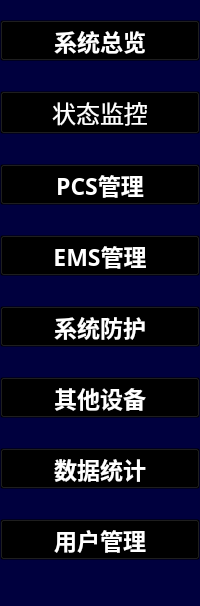
         <widget class="QWidget" name="widget_2" native="true">
          <property name="sizePolicy">
           <sizepolicy hsizetype="Preferred" vsizetype="Preferred">
            <horstretch>0</horstretch>
            <verstretch>0</verstretch>
           </sizepolicy>
          </property>
          <property name="styleSheet">
           <string notr="true">background-color: rgb(0, 0, 62);</string>
          </property>
          <layout class="QVBoxLayout" name="verticalLayout_3" stretch="10,1">
           <property name="leftMargin">
            <number>0</number>
           </property>
           <property name="topMargin">
            <number>0</number>
           </property>
           <property name="rightMargin">
            <number>0</number>
           </property>
           <property name="bottomMargin">
            <number>0</number>
           </property>
           <item>
            <layout class="QVBoxLayout" name="ButtonLayout" stretch="1,1,1,1,1,0,1,1">
             <property name="spacing">
              <number>30</number>
             </property>
             <property name="topMargin">
              <number>20</number>
             </property>
             <property name="bottomMargin">
              <number>20</number>
             </property>
             <item>
              <widget class="QToolButton" name="SystemOverviewButton">
               <property name="sizePolicy">
                <sizepolicy hsizetype="Expanding" vsizetype="Expanding">
                 <horstretch>0</horstretch>
                 <verstretch>0</verstretch>
                </sizepolicy>
               </property>
               <property name="font">
                <font>
                 <family>Agency FB</family>
                 <pointsize>17</pointsize>
                 <weight>75</weight>
                 <bold>true</bold>
                </font>
               </property>
               <property name="styleSheet">
                <string notr="true">background-color:transparent;

color: rgb(255, 255, 255);</string>
               </property>
               <property name="text">
                <string>系统总览</string>
               </property>
               <property name="icon">
                <iconset resource="res.qrc">
                 <normaloff>:/res/01.png</normaloff>
                 <normalon>:/res/01_on.png</normalon>:/res/01.png</iconset>
               </property>
               <property name="iconSize">
                <size>
                 <width>50</width>
                 <height>50</height>
                </size>
               </property>
               <property name="checkable">
                <bool>true</bool>
               </property>
               <property name="autoExclusive">
                <bool>true</bool>
               </property>
               <property name="popupMode">
                <enum>QToolButton::DelayedPopup</enum>
               </property>
               <property name="toolButtonStyle">
                <enum>Qt::ToolButtonTextBesideIcon</enum>
               </property>
               <property name="autoRaise">
                <bool>false</bool>
               </property>
              </widget>
             </item>
             <item>
              <widget class="QToolButton" name="ConditionMonitorButton">
               <property name="sizePolicy">
                <sizepolicy hsizetype="Expanding" vsizetype="Expanding">
                 <horstretch>0</horstretch>
                 <verstretch>0</verstretch>
                </sizepolicy>
               </property>
               <property name="font">
                <font>
                 <family>黑体</family>
                 <pointsize>18</pointsize>
                 <weight>50</weight>
                 <bold>false</bold>
                </font>
               </property>
               <property name="styleSheet">
                <string notr="true">background-color:transparent;
color: rgb(255, 255, 255);</string>
               </property>
               <property name="text">
                <string>状态监控</string>
               </property>
               <property name="icon">
                <iconset resource="res.qrc">
                 <normaloff>:/res/02.png</normaloff>
                 <normalon>:/res/02_on.png</normalon>:/res/02.png</iconset>
               </property>
               <property name="iconSize">
                <size>
                 <width>50</width>
                 <height>50</height>
                </size>
               </property>
               <property name="checkable">
                <bool>true</bool>
               </property>
               <property name="autoExclusive">
                <bool>true</bool>
               </property>
               <property name="toolButtonStyle">
                <enum>Qt::ToolButtonTextBesideIcon</enum>
               </property>
              </widget>
             </item>
             <item>
              <widget class="QToolButton" name="PCSManageButton">
               <property name="sizePolicy">
                <sizepolicy hsizetype="Expanding" vsizetype="Expanding">
                 <horstretch>0</horstretch>
                 <verstretch>0</verstretch>
                </sizepolicy>
               </property>
               <property name="font">
                <font>
                 <family>Agency FB</family>
                 <pointsize>17</pointsize>
                 <weight>75</weight>
                 <bold>true</bold>
                </font>
               </property>
               <property name="styleSheet">
                <string notr="true">background-color:transparent;
color: rgb(255, 255, 255);</string>
               </property>
               <property name="text">
                <string>PCS管理</string>
               </property>
               <property name="icon">
                <iconset resource="res.qrc">
                 <normaloff>:/res/03.png</normaloff>:/res/03.png</iconset>
               </property>
               <property name="iconSize">
                <size>
                 <width>50</width>
                 <height>50</height>
                </size>
               </property>
               <property name="checkable">
                <bool>true</bool>
               </property>
               <property name="autoExclusive">
                <bool>true</bool>
               </property>
               <property name="toolButtonStyle">
                <enum>Qt::ToolButtonTextBesideIcon</enum>
               </property>
              </widget>
             </item>
             <item>
              <widget class="QToolButton" name="EMSManageButton">
               <property name="sizePolicy">
                <sizepolicy hsizetype="Expanding" vsizetype="Expanding">
                 <horstretch>0</horstretch>
                 <verstretch>0</verstretch>
                </sizepolicy>
               </property>
               <property name="font">
                <font>
                 <family>Agency FB</family>
                 <pointsize>17</pointsize>
                 <weight>75</weight>
                 <bold>true</bold>
                </font>
               </property>
               <property name="styleSheet">
                <string notr="true">background-color:transparent;
color: rgb(255, 255, 255);</string>
               </property>
               <property name="text">
                <string>EMS管理</string>
               </property>
               <property name="icon">
                <iconset resource="res.qrc">
                 <normaloff>:/res/04.png</normaloff>:/res/04.png</iconset>
               </property>
               <property name="iconSize">
                <size>
                 <width>50</width>
                 <height>50</height>
                </size>
               </property>
               <property name="checkable">
                <bool>true</bool>
               </property>
               <property name="autoExclusive">
                <bool>true</bool>
               </property>
               <property name="toolButtonStyle">
                <enum>Qt::ToolButtonTextBesideIcon</enum>
               </property>
              </widget>
             </item>
             <item>
              <widget class="QToolButton" name="SystemDefenseButton">
               <property name="sizePolicy">
                <sizepolicy hsizetype="Expanding" vsizetype="Expanding">
                 <horstretch>0</horstretch>
                 <verstretch>0</verstretch>
                </sizepolicy>
               </property>
               <property name="font">
                <font>
                 <family>Agency FB</family>
                 <pointsize>17</pointsize>
                 <weight>75</weight>
                 <bold>true</bold>
                </font>
               </property>
               <property name="styleSheet">
                <string notr="true">background-color:transparent;
color: rgb(255, 255, 255);
</string>
               </property>
               <property name="text">
                <string>系统防护</string>
               </property>
               <property name="icon">
                <iconset resource="res.qrc">
                 <normaloff>:/res/05.png</normaloff>:/res/05.png</iconset>
               </property>
               <property name="iconSize">
                <size>
                 <width>50</width>
                 <height>50</height>
                </size>
               </property>
               <property name="checkable">
                <bool>true</bool>
               </property>
               <property name="autoExclusive">
                <bool>true</bool>
               </property>
               <property name="toolButtonStyle">
                <enum>Qt::ToolButtonTextBesideIcon</enum>
               </property>
              </widget>
             </item>
             <item>
              <widget class="QToolButton" name="OtherDeviceButton">
               <property name="sizePolicy">
                <sizepolicy hsizetype="Expanding" vsizetype="Expanding">
                 <horstretch>0</horstretch>
                 <verstretch>0</verstretch>
                </sizepolicy>
               </property>
               <property name="font">
                <font>
                 <family>Agency FB</family>
                 <pointsize>17</pointsize>
                 <weight>75</weight>
                 <bold>true</bold>
                </font>
               </property>
               <property name="styleSheet">
                <string notr="true">background-color:transparent;
color: rgb(255, 255, 255);</string>
               </property>
               <property name="text">
                <string>其他设备</string>
               </property>
               <property name="icon">
                <iconset resource="res.qrc">
                 <normaloff>:/res/06.png</normaloff>:/res/06.png</iconset>
               </property>
               <property name="iconSize">
                <size>
                 <width>50</width>
                 <height>50</height>
                </size>
               </property>
               <property name="checkable">
                <bool>true</bool>
               </property>
               <property name="autoExclusive">
                <bool>true</bool>
               </property>
               <property name="toolButtonStyle">
                <enum>Qt::ToolButtonTextBesideIcon</enum>
               </property>
              </widget>
             </item>
             <item>
              <widget class="QToolButton" name="DataStatisticsButton">
               <property name="sizePolicy">
                <sizepolicy hsizetype="Expanding" vsizetype="Expanding">
                 <horstretch>0</horstretch>
                 <verstretch>0</verstretch>
                </sizepolicy>
               </property>
               <property name="font">
                <font>
                 <family>Agency FB</family>
                 <pointsize>17</pointsize>
                 <weight>75</weight>
                 <bold>true</bold>
                </font>
               </property>
               <property name="styleSheet">
                <string notr="true">background-color:transparent;
color: rgb(255, 255, 255);</string>
               </property>
               <property name="text">
                <string>数据统计</string>
               </property>
               <property name="icon">
                <iconset resource="res.qrc">
                 <normaloff>:/res/08.png</normaloff>:/res/08.png</iconset>
               </property>
               <property name="iconSize">
                <size>
                 <width>50</width>
                 <height>50</height>
                </size>
               </property>
               <property name="checkable">
                <bool>true</bool>
               </property>
               <property name="autoExclusive">
                <bool>true</bool>
               </property>
               <property name="toolButtonStyle">
                <enum>Qt::ToolButtonTextBesideIcon</enum>
               </property>
              </widget>
             </item>
             <item>
              <widget class="QToolButton" name="UserManageButton">
               <property name="sizePolicy">
                <sizepolicy hsizetype="Expanding" vsizetype="Expanding">
                 <horstretch>0</horstretch>
                 <verstretch>0</verstretch>
                </sizepolicy>
               </property>
               <property name="font">
                <font>
                 <family>Agency FB</family>
                 <pointsize>17</pointsize>
                 <weight>75</weight>
                 <bold>true</bold>
                </font>
               </property>
               <property name="styleSheet">
                <string notr="true">background-color:transparent;
color: rgb(255, 255, 255);</string>
               </property>
               <property name="text">
                <string>用户管理</string>
               </property>
               <property name="icon">
                <iconset resource="res.qrc">
                 <normaloff>:/res/10.png</normaloff>:/res/10.png</iconset>
               </property>
               <property name="iconSize">
                <size>
                 <width>50</width>
                 <height>50</height>
                </size>
               </property>
               <property name="checkable">
                <bool>true</bool>
               </property>
               <property name="autoExclusive">
                <bool>true</bool>
               </property>
               <property name="toolButtonStyle">
                <enum>Qt::ToolButtonTextBesideIcon</enum>
               </property>
              </widget>
             </item>
            </layout>
           </item>
           <item>
            <layout class="QVBoxLayout" name="DataTimeLayout" stretch="1">
             <property name="spacing">
              <number>10</number>
             </property>
             <item>
              <widget class="QLabel" name="Time">
               <property name="font">
                <font>
                 <pointsize>13</pointsize>
                 <weight>75</weight>
                 <bold>true</bold>
                </font>
               </property>
               <property name="styleSheet">
                <string notr="true">
color: rgb(255, 255, 255);</string>
               </property>
               <property name="text">
                <string/>
               </property>
               <property name="alignment">
                <set>Qt::AlignCenter</set>
               </property>
              </widget>
             </item>
            </layout>
           </item>
          </layout>
         </widget>
